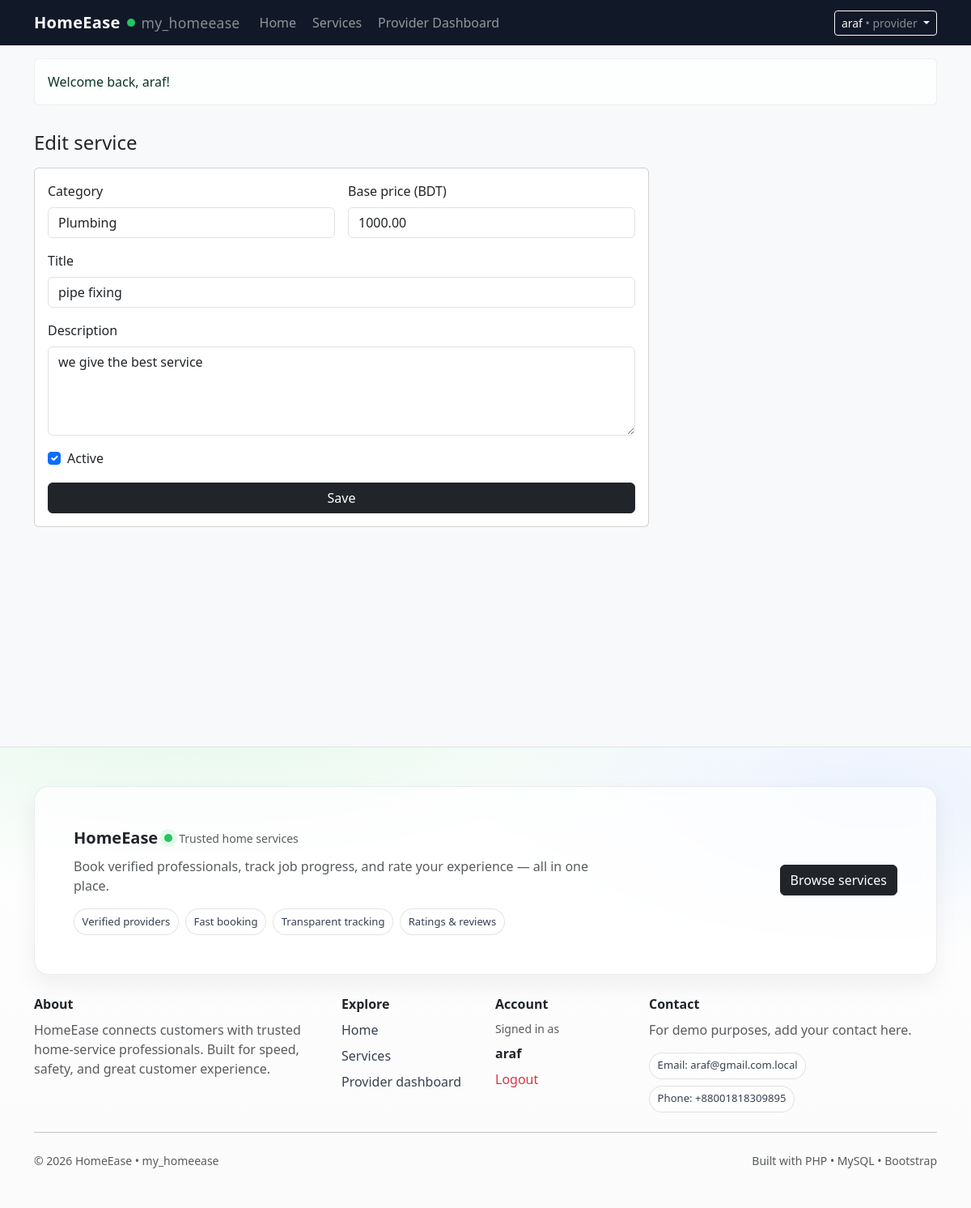
Screenshot of /provider/service_edit.php?id=1 (signed in) with the database file from the repository.
### tables this page shows
CREATE TABLE `services` (
  `id` int(11) NOT NULL AUTO_INCREMENT,
  `provider_id` int(11) NOT NULL,
  `category` varchar(80) NOT NULL,
  `title` varchar(160) NOT NULL,
  `description` text DEFAULT NULL,
  `base_price` decimal(10,2) NOT NULL DEFAULT 0.00,
  `is_active` tinyint(1) NOT NULL DEFAULT 1,
  `created_at` timestamp NOT NULL DEFAULT current_timestamp(),
  PRIMARY KEY (`id`),
  KEY `idx_services_provider` (`provider_id`),
  KEY `idx_services_category` (`category`),
  CONSTRAINT `fk_services_provider` FOREIGN KEY (`provider_id`) REFERENCES `users` (`id`) ON DELETE CASCADE
);

### app/helpers.php (called while the page is built, shortened)
<?php
function e(string $s): string {
  return htmlspecialchars($s, ENT_QUOTES, 'UTF-8');
}

### public/provider/service_edit.php (the view, shortened to what this page needs)
<?php
require_once __DIR__ . '/../../app/db.php';
require_once __DIR__ . '/../../app/helpers.php';
$u = current_user();
$id = (int)($_GET['id'] ?? 0);
$stmt = $pdo->prepare("SELECT * FROM services WHERE id=? AND provider_id=?");
$stmt->execute([$id, (int)$u['id']]);
$s = $stmt->fetch();
require __DIR__ . '/../../app/views/header.php';
?>
<h1 class="h4 mb-3">Edit service</h1>
<form method="post" class="card card-body" style="max-width:760px;">
  <div class="row g-3">
    <div class="col-12 col-md-6">
      <label class="form-label">Category</label>
      <input class="form-control" name="category" value="<?= e($s['category']) ?>" required>
    </div>
    <div class="col-12 col-md-6">
      <label class="form-label">Base price (BDT)</label>
      <input class="form-control" name="base_price" type="number" step="0.01" value="<?= e((string)$s['base_price']) ?>">
    </div>
    <div class="col-12">
      <label class="form-label">Title</label>
      <input class="form-control" name="title" value="<?= e($s['title']) ?>" required>
    </div>
    <div class="col-12">
      <label class="form-label">Description</label>
      <textarea class="form-control" name="description" rows="4"><?= e($s['description'] ?? '') ?></textarea>
    </div>
    <div class="col-12">
      <div class="form-check">
        <input class="form-check-input" type="checkbox" name="is_active" id="is_active" <?= (int)$s['is_active']===1?'checked':'' ?>>
        <label class="form-check-label" for="is_active">Active</label>
      </div>
    </div>
  </div>
  <button class="btn btn-dark mt-3" type="submit">Save</button>
</form>
<?php require __DIR__ . '/../../app/views/footer.php'; ?>

### app/views/header.php (style rules this page uses)
:root { --brand: #111827; }

### rows the page displays
services: category "Plumbing", base_price "1000.00", title "pipe fixing", description "we give the best service", is_active "☑"

### other values shown
$u['name'] "araf"
$u['role'] "provider"
$flash['msg'] "Welcome back, araf!"
current_user()['name'] "araf"
